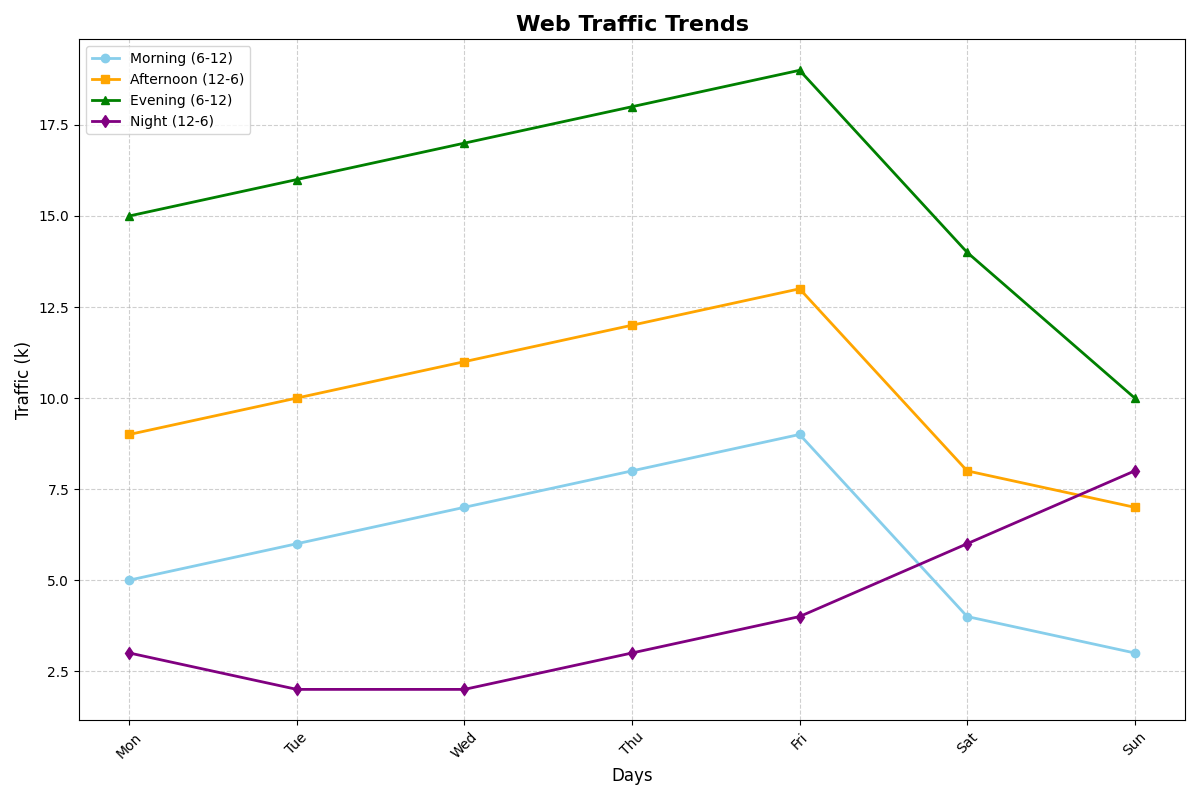

Source code (Python):
import matplotlib.pyplot as plt

days = ['Mon', 'Tue', 'Wed', 'Thu', 'Fri', 'Sat', 'Sun']

# Traffic data in thousands
morning_traffic = [5, 6, 7, 8, 9, 4, 3]  # 6 AM - 12 PM
afternoon_traffic = [9, 10, 11, 12, 13, 8, 7]  # 12 PM - 6 PM
evening_traffic = [15, 16, 17, 18, 19, 14, 10]  # 6 PM - 12 AM
night_traffic = [3, 2, 2, 3, 4, 6, 8]  # 12 AM - 6 AM

fig, ax = plt.subplots(figsize=(12, 8))

# Plotting the data
ax.plot(days, morning_traffic, label="Morning (6-12)", color='skyblue', marker='o', linewidth=2)
ax.plot(days, afternoon_traffic, label="Afternoon (12-6)", color='orange', marker='s', linewidth=2)
ax.plot(days, evening_traffic, label="Evening (6-12)", color='green', marker='^', linewidth=2)
ax.plot(days, night_traffic, label="Night (12-6)", color='purple', marker='d', linewidth=2)

# Adding labels
ax.set_xlabel('Days', fontsize=12)
ax.set_ylabel('Traffic (k)', fontsize=12)
ax.set_title('Web Traffic Trends', fontsize=16, fontweight='bold')

# Customizing ticks and grid
ax.set_xticks(range(len(days)))
ax.grid(True, linestyle='--', alpha=0.6)

# Rotating x-axis labels
plt.xticks(rotation=45)

# Adding a legend
ax.legend(loc='upper left', fontsize=10)

plt.tight_layout()

plt.show()
